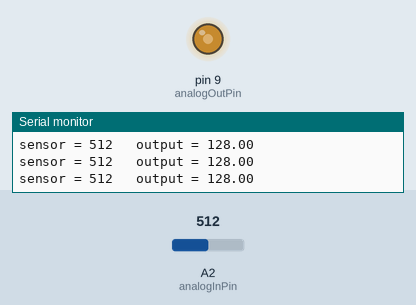
This sketch was run on a simulated Arduino Uno, built with avr-gcc and run on an emulated ATmega328P. Parts: output pins drawn as LEDs (lit = HIGH), the last lines printed to the serial monitor. Inputs (shaded band) come from the test bench; at power-on: A2 (analogInPin) = 512.

Above: at 1.2 s.
1.3 s: A2 (analogInPin) set to 105
At 1.8 s:
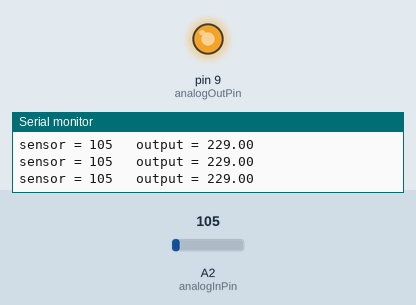
2.8 s: A2 (analogInPin) set to 92
At 3.5 s:
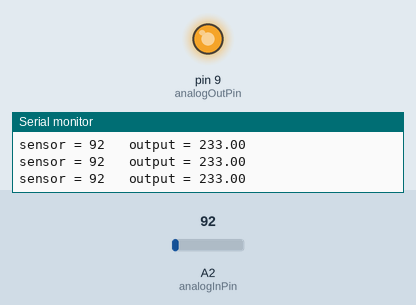
4.3 s: A2 (analogInPin) set to 306
At 4.6 s:
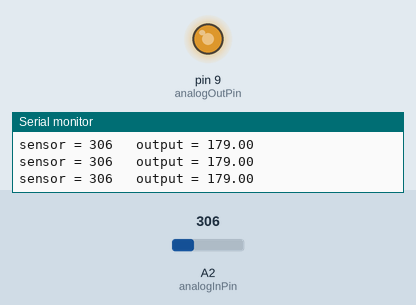
5.8 s: A2 (analogInPin) set to 973
At 6.3 s:
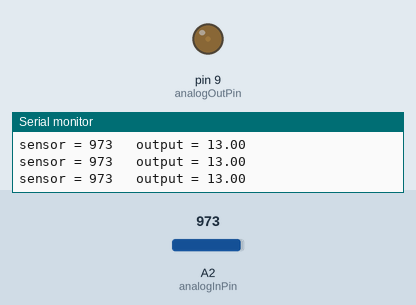
7.3 s: A2 (analogInPin) set to 999
At 8.5 s:
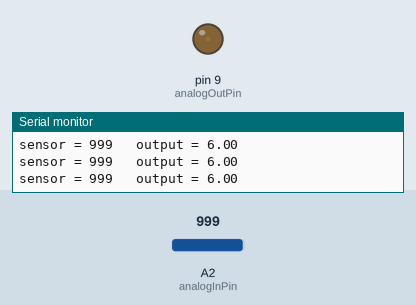
8.8 s: A2 (analogInPin) set to 1023
At 9.9 s:
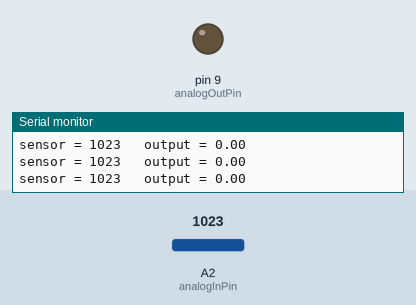
Timing chart, 0 to 11.3 s (numbered marks = the images above; inputs shaded):
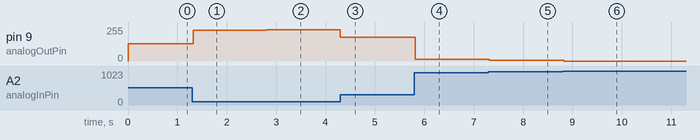

Measured:
- after the input at 1.3 s, pin 9 (analogOutPin): 128/255 → 229/255 at once
- after the input at 2.8 s, pin 9 (analogOutPin): 229/255 → 233/255 at once
- after the input at 4.3 s, pin 9 (analogOutPin): 233/255 → 179/255 at once
- after the input at 5.8 s, pin 9 (analogOutPin): 179/255 → 13/255 at once
- after the input at 7.3 s, pin 9 (analogOutPin): 13/255 → 6/255 at once
- after the input at 8.8 s, pin 9 (analogOutPin): 6/255 → 0/255 at once

The sketch:

Opdracht6_1b.ino
```cpp
// These constants won't change. They're used to give names to the pins used:
const int analogInPin = A2;  // Analog input pin that the potentiometer is attached to
const int analogOutPin = 9; // Analog output pin that the LED is attached to

int sensorValue = 0;        // value read from the pot
int outputValue = 0;        // value output to the PWM (analog out)

void setup() {
  // initialize serial communications at 9600 bps:
  Serial.begin(9600);
}

void loop() {
  // read the analog in value:
  sensorValue = analogRead(analogInPin);
  // map it to the range of the analog out:
  outputValue = map(sensorValue, 0, 1023, 0, 255);
  float outputValueNew = (255 - outputValue);
  // change the analog out value:
  analogWrite(analogOutPin, outputValueNew);

  // print the results to the Serial Monitor:
  Serial.print("sensor = ");
  Serial.print(sensorValue);
  Serial.print("\t output = ");
  Serial.println(outputValueNew);

  // wait 2 milliseconds before the next loop for the analog-to-digital
  // converter to settle after the last reading:
  delay(2);
}
```
